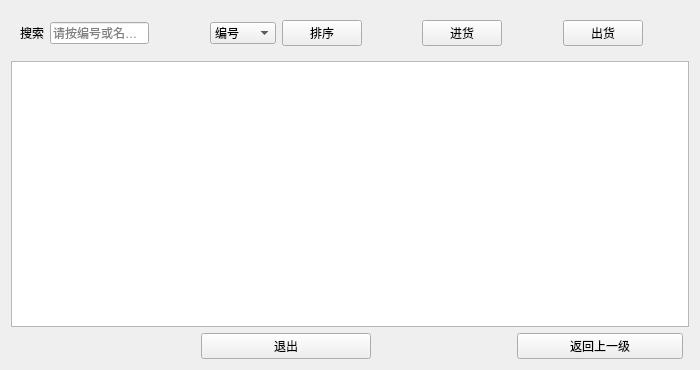
<?xml version="1.0" encoding="UTF-8"?>
<ui version="4.0">
 <class>showdata</class>
 <widget class="QWidget" name="showdata">
  <property name="geometry">
   <rect>
    <x>0</x>
    <y>0</y>
    <width>700</width>
    <height>370</height>
   </rect>
  </property>
  <property name="minimumSize">
   <size>
    <width>700</width>
    <height>370</height>
   </size>
  </property>
  <property name="maximumSize">
   <size>
    <width>700</width>
    <height>370</height>
   </size>
  </property>
  <property name="windowTitle">
   <string>Form</string>
  </property>
  <property name="styleSheet">
   <string notr="true">background-image: url(:/pic/back2.jpg);</string>
  </property>
  <layout class="QGridLayout" name="gridLayout">
   <item row="0" column="0">
    <widget class="QWidget" name="widget" native="true">
     <layout class="QHBoxLayout" name="horizontalLayout">
      <item>
       <widget class="QLabel" name="label">
        <property name="text">
         <string>搜索</string>
        </property>
       </widget>
      </item>
      <item>
       <widget class="QLineEdit" name="search">
        <property name="placeholderText">
         <string>请按编号或名称查找</string>
        </property>
       </widget>
      </item>
     </layout>
    </widget>
   </item>
   <item row="3" column="5" colspan="2">
    <widget class="QPushButton" name="backupButton">
     <property name="text">
      <string>返回上一级</string>
     </property>
    </widget>
   </item>
   <item row="0" column="1">
    <spacer name="horizontalSpacer">
     <property name="orientation">
      <enum>Qt::Horizontal</enum>
     </property>
     <property name="sizeHint" stdset="0">
      <size>
       <width>40</width>
       <height>20</height>
      </size>
     </property>
    </spacer>
   </item>
   <item row="0" column="5">
    <spacer name="horizontalSpacer_3">
     <property name="orientation">
      <enum>Qt::Horizontal</enum>
     </property>
     <property name="sizeHint" stdset="0">
      <size>
       <width>40</width>
       <height>20</height>
      </size>
     </property>
    </spacer>
   </item>
   <item row="2" column="0" colspan="8">
    <widget class="QTableView" name="tableView"/>
   </item>
   <item row="0" column="3">
    <spacer name="horizontalSpacer_2">
     <property name="orientation">
      <enum>Qt::Horizontal</enum>
     </property>
     <property name="sizeHint" stdset="0">
      <size>
       <width>40</width>
       <height>20</height>
      </size>
     </property>
    </spacer>
   </item>
   <item row="0" column="4">
    <widget class="QWidget" name="widget_4" native="true">
     <layout class="QHBoxLayout" name="horizontalLayout_3">
      <item>
       <widget class="QPushButton" name="jinhuoButton">
        <property name="text">
         <string>进货</string>
        </property>
       </widget>
      </item>
     </layout>
    </widget>
   </item>
   <item row="0" column="6">
    <widget class="QWidget" name="widget_3" native="true">
     <layout class="QHBoxLayout" name="horizontalLayout_4">
      <item>
       <widget class="QPushButton" name="chuhuoButton">
        <property name="text">
         <string>出货</string>
        </property>
       </widget>
      </item>
      <item>
       <spacer name="horizontalSpacer_4">
        <property name="orientation">
         <enum>Qt::Horizontal</enum>
        </property>
        <property name="sizeHint" stdset="0">
         <size>
          <width>40</width>
          <height>20</height>
         </size>
        </property>
       </spacer>
      </item>
     </layout>
    </widget>
   </item>
   <item row="0" column="2">
    <widget class="QWidget" name="widget_2" native="true">
     <layout class="QHBoxLayout" name="horizontalLayout_2">
      <item>
       <widget class="QComboBox" name="comboBox">
        <item>
         <property name="text">
          <string>编号</string>
         </property>
        </item>
        <item>
         <property name="text">
          <string>时间</string>
         </property>
        </item>
        <item>
         <property name="text">
          <string>库存量</string>
         </property>
        </item>
       </widget>
      </item>
      <item>
       <widget class="QPushButton" name="sortButton">
        <property name="text">
         <string>排序</string>
        </property>
       </widget>
      </item>
     </layout>
    </widget>
   </item>
   <item row="3" column="2">
    <widget class="QPushButton" name="exitButton">
     <property name="text">
      <string>退出</string>
     </property>
    </widget>
   </item>
  </layout>
 </widget>
 <resources/>
 <connections/>
</ui>
